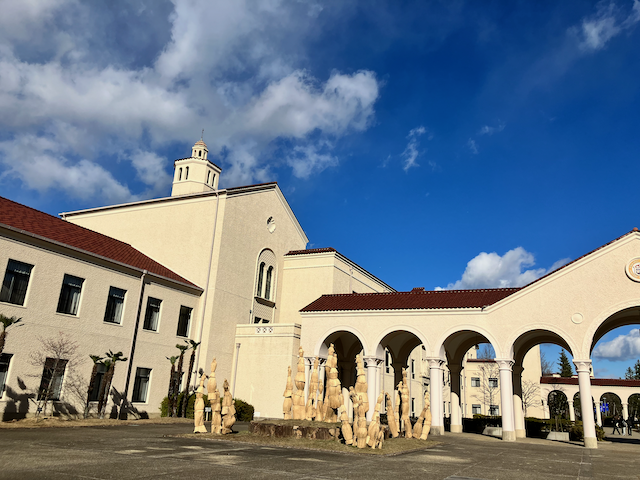
#> input picture test/ex5.png, 640 x 480 px, found by its file name
$ python bounding.py ex5.png
#> lines starting #> are read from the running program, lines starting #| are printed output that depends on the picture; after the words box and inside, x2 and y2 are one past the last pixel; in counts of white or black regions, pixels touching at a corner belong together
import itertools
from types import NoneType
import cv2
import numpy as np
from numpy.linalg import norm
from math import pi, atan2, sqrt
from sys import argv
import time


def arg(line:tuple[int, int, int, int]):
    """
    line = (x1, y1, x2, y2)
    """
    x1 = line[0]
    y1 = line[1]
    x2 = line[2]
    y2 = line[3]
    return atan2(y2 - y1, x2 - x1)

def in_points(line:tuple[int, int, int, int]):
    return np.array(
        [line[0], line[1]] if line[0] < line[2] else [line[1], line[0]]
    ), np.array(
        [line[2], line[3]] if line[0] < line[2] else [line[3], line[2]]
    )

def segment_distance(l1:float, r1:float, l2:float, r2:float):
    if (r1 < l1): return segment_distance(r1, l1, l2, r2)
    if (r2 < l2): return segment_distance(l1, r1, r2, l2)
    return max(0.0, max(l1, l2) - min(r2, r1));

def lerp(x:float, a:float, b:float):
    return a/b * (x - b) + a
def lerp_neg(x:float, a:float, b:float):
    return -a/b * (x - b) + a

path = "./test/out/bounding/"

# 使用例
img = cv2.imread(f'./test/media/{argv[1]}')
#> img is the input picture: shape (480, 640, 3); mean B, G, R 137.9, 125.1, 112
file_name = argv[1].split('.')[0]
height = img.shape[0]
#> height = 480

time_start = time.time();
# 対象物体の濃さ
alpha = 0.55
# 得られる線分の微細さ
beta = 0.90
# 線分の集約度合い
gamma = 0.10

assert 0 <= alpha <= 1
assert 0 <= beta <= 1
base_param = 1/2
N = 3
d = 8
sigma_Color = lerp(alpha, 90, base_param)
sigma_Space = lerp(alpha, 90, base_param)

canny_min = lerp(alpha, 30, base_param)
canny_max = lerp(alpha, 100, base_param)

after_height = 600

minLineLength_coef = lerp(1-beta, 1/10, base_param)
maxLineGap_coef = lerp(1-beta, 1/20, base_param)


angle_threshold = lerp(gamma, pi / 4, base_param)
transverse_threshold = after_height * lerp(gamma, 1/10, base_param)
longitudinal_threshold = after_height * lerp(gamma, 1/20, base_param)

f = after_height / height
#> f = 1.25
# 下げすぎると木の障害物などに大きく引っ張られやすくなる
img = cv2.resize(img, None, fx=f, fy=f)
#> img: shape (600, 800, 3)

img_houghline = img.copy()
img_platform_line = img.copy()

for i in range(N):
    img = cv2.bilateralFilter(img, d, sigmaColor=sigma_Color, sigmaSpace=sigma_Space)
#> this loop made 3 passes
#> pass 1, `img = cv2.bilateralFilter(img, d, sigmaColor=sigma_Color, sigmaSpace=s..`:
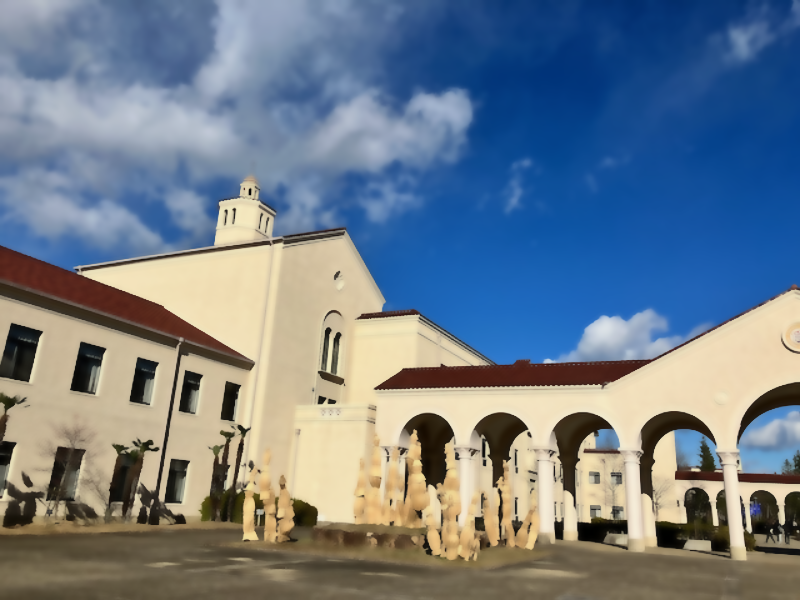
#> img: shape (600, 800, 3); mean B, G, R 137.9, 125.1, 112.1


img_gray = cv2.cvtColor(img, cv2.COLOR_BGR2GRAY)
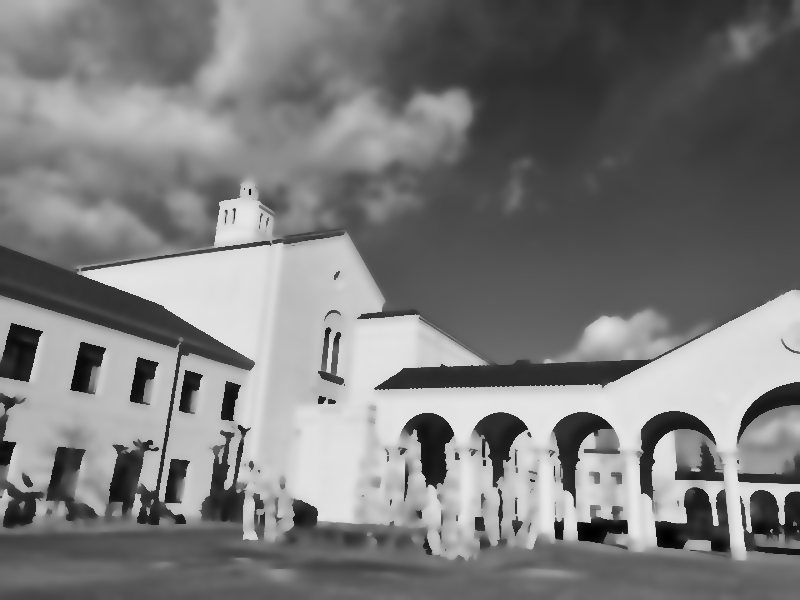
#> img_gray: shape (600, 800); min 1, max 232, mean 122.8
edge_img = cv2.Canny(img_gray, canny_min, canny_max)
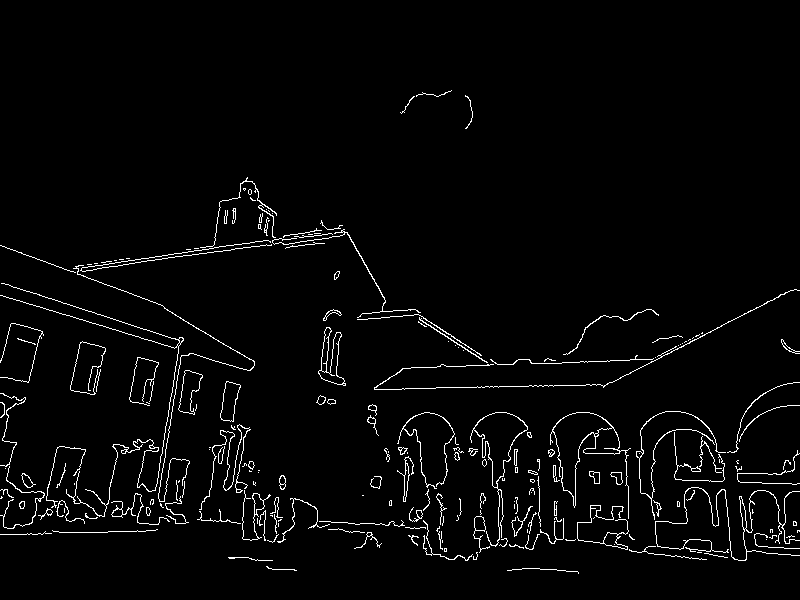
#> edge_img: shape (600, 800); 2.8% white in thin lines or dots, all inside (x1, y1, x2, y2) = (0, 90, 800, 574)

feature_point_count = cv2.countNonZero(edge_img)
#> feature_point_count = 13476
# 確率的ハフ変換
houghline_threshold = int(after_height/10)
print(f"houghline_threshold:{houghline_threshold}")
houghline_minline_gap = after_height * minLineLength_coef
houghline_maxline_gap = after_height * maxLineGap_coef
lines = cv2.HoughLinesP(edge_img, 1, np.pi/180, houghline_threshold, None, houghline_minline_gap, houghline_maxline_gap)
#> lines = 169 rows, first 6: [3, 283, 182, 341], [443, 387, 605, 385], [0, 295, 178, 349], [603, 386, 721, 326], [487, 364, 501, 364], [762, 552, 799, 555]

# 得られた線をタプルに変換する。
if (type(lines) == NoneType):
    print("no line obtained")
    cv2.imwrite(path + f"{file_name}-birateral.png",    img)
    cv2.imwrite(path + f"{file_name}-edge.png",         edge_img)
    exit(0)

line_count = len(lines)
#> line_count = 169
print(f"obtained line count by Houghline: {line_count}")
#| obtained line count by Houghline: 169

lines_in_list:list[tuple[int, int, int, int]] = list(zip(lines[:, 0, 0], lines[:, 0, 1], lines[:, 0, 2], lines[:, 0,3]))
#> lines_in_list = 169 items, first 6: (3, 283, 182, 341), (443, 387, 605, 385), (0, 295, 178, 349), (603, 386, 721, 326), (487, 364, 501, 364), (762, 552, 799, 555)
lines_used:list[bool] = [True for _ in lines_in_list]
#> lines_used = 169 items, first 6: True, True, True, True, True, True
for x1,y1,x2,y2 in lines_in_list:
    cv2.line(img_houghline, (x1, y1), (x2, y2), (0, 255, 0), 2)
#> this loop made 169 passes
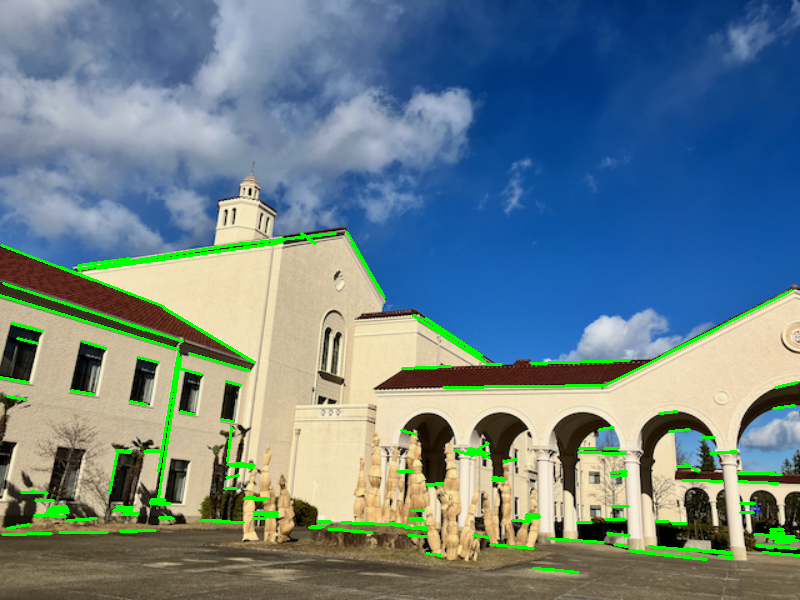
#> img_houghline: shape (600, 800, 3); mean B, G, R 135, 129.4, 108.2

for i, j in itertools.combinations(range(len(lines_in_list)), 2):
    # すでに結合されていた場合は無視
    if not lines_used[i] or not lines_used[j]:
        continue
    l1 = lines_in_list[i]
    l2 = lines_in_list[j]
    arg_i = arg(l1); arg_j = arg(l2)
    p1, p2 = in_points(l1); q1, q2 = in_points(l2)

    l1_len = norm(p2 - p1)
    if (l1_len == 0):
        lines_used[i] = False
        continue
    # 傾きの近い線分のみを考慮する。
    if pi - abs(pi - abs(arg_i - arg_j)) >= angle_threshold:
        continue

    p_direction = (p2 - p1) / l1_len
    # 直線l1の上にl2の点を正射影する。
    modified_q1 = np.dot(q1 - p1, p_direction) * p_direction + p1
    modified_q2 = np.dot(q2 - p1, p_direction) * p_direction + p1
    # 横の方向にあまり離れすぎていない直線のみを考慮する。
    if norm(q1 - modified_q1) > transverse_threshold or norm(q2 - modified_q2) > transverse_threshold:
        continue

    projection = lambda v: np.dot(v - p1, p_direction)
    point_list = np.array([p1, p2, modified_q1, modified_q2])
    # 縦の方向にあまり離れすぎていない直線のみを考慮する。
    if (segment_distance(projection(p1), projection(p2), projection(modified_q1), projection(modified_q2)) > longitudinal_threshold):
        continue
    sorted_point_list = sorted(point_list, key=projection)
    assert(len(sorted_point_list) == 4)
    min_point = sorted_point_list[0]
    max_point = sorted_point_list[3]

    # x1 y1 x2 y2
    lines_in_list[i] = (int(min_point[0]),int(min_point[1]), int(max_point[0]), int(max_point[1]))
    lines_used[j] = False
#> this loop made 14196 passes
#> arg_j on passes 1, 3, 4: -0.0123, -0.47, 0

reduced_line_count = len([lines_in_list[i] for i in range(len(lines_in_list)) if lines_used[i]])
print(f"reduced line count: {reduced_line_count}")
#| reduced line count: 83

for x1,y1,x2,y2 in [lines_in_list[i] for i in range(len(lines_in_list)) if lines_used[i]]:
    cv2.line(img_platform_line, (x1, y1), (x2, y2), (0, 255, 0), 2)
#> this loop made 83 passes
#> (x1, y1, x2, y2) on passes 1 to 12: (3, 283, 182, 341), (443, 387, 605, 385), (0, 295, 178, 349), (603, 386, 791, 290), (487, 364, 501, 364), (755, 551, 799, 555), (548, 538, 647, 544), (149, 501, 170, 503), (1, 244, 163, 306), (531, 363, 629, 360), (34, 515, 96, 516), (158, 498, 180, 353)
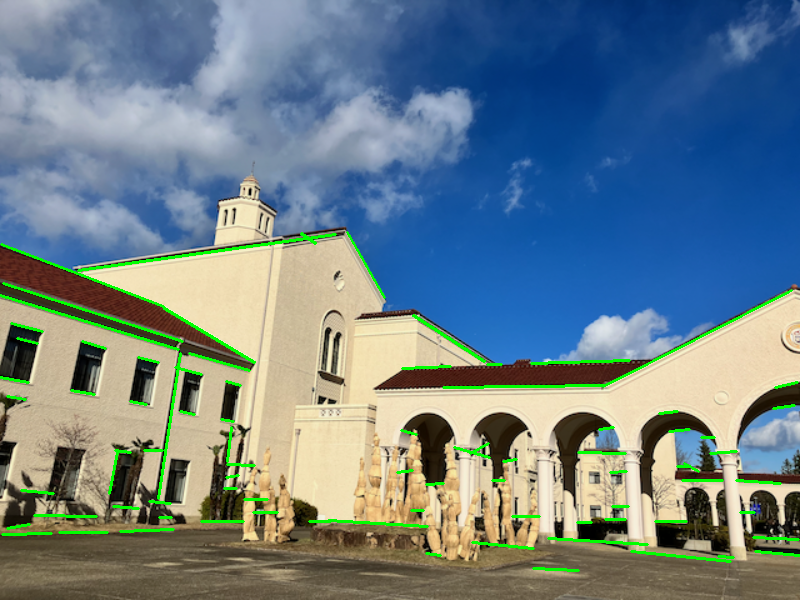
#> img_platform_line: shape (600, 800, 3); mean B, G, R 135.7, 128.4, 109.1

time_end = time.time()
print(f"total time: {time_end - time_start:0.3f} [sec]")

cv2.imwrite(path + f"{file_name}-birateral.png",    img)
cv2.imwrite(path + f"{file_name}-edge.png",         edge_img)
cv2.imwrite(path + f"{file_name}-houghline.png",    img_houghline)
cv2.imwrite(path + f"{file_name}-platform.png",     img_platform_line)
